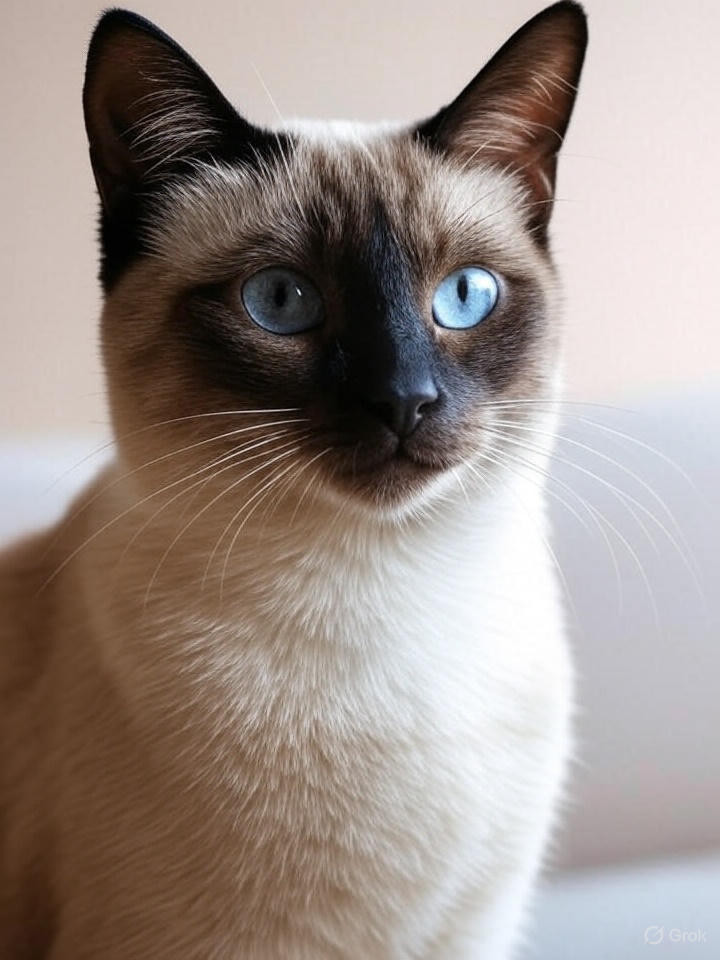
#> input picture Modern vs Classic Image Processing/assets/Image.jpeg, 720 x 960 px
$ jupyter execute Modern.ipynb   (older library calls are emulated)
#> lines starting #> are read from the running program, lines starting #| are printed output that depends on the picture
#> in setUp, `cv2.imwrite(self.tmpfile_name, cv2.cvtColor(self.img, cv2.COLOR_RGB2BG..`:
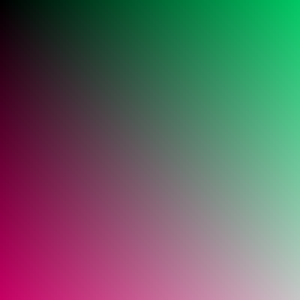
#> saved as tmpvab5xrq6.png: shape (100, 100, 3) (shown 3 times larger); mean B, G, R 99, 99, 99
# 🧠 Image Enhancement Using

This notebook demonstrates two complementary image enhancement methods:

1. **`enhance_image()`** – a **manual, fine-tuned** enhancement function
   (with customizable parameters like exposure, contrast, shadows, etc.)
2. **`enhance_auto_adaptive()`** – an **automatic adaptive enhancement** function
   (using gamma correction, CLAHE, and light desaturation for natural results)

Both methods rely on:
- **OpenCV (`cv2`)** for image processing
- **NumPy (`np`)** for numerical operations
- **Matplotlib (`plt`)** for visual comparison

[cell 1]
import cv2
import numpy as np
from matplotlib import pyplot as plt

[cell 2]
import unittest
import tempfile
import os

## ⚙️ Enhance Image(): Fine-Tuned Manual Enhancement
### 🧩 Function Overview

The `enhance_image()` function allows full control over the image’s tonal, color, and detail properties. Each parameter ranges from -100 to +100, giving a wide range of creative control.

### 🔬 Key Processing Steps

- **Load and Normalize Image**
  Converts from BGR to RGB and normalizes pixel values to a 0–1 range for accurate arithmetic operations.

- **Parameter Normalization**
  Each adjustment value is rescaled to internal numerical ranges.

- **Tone Adjustments**
  Exposure & Brightness adjust global light levels.
  Highlights & Shadows rebalance bright and dark regions.
  Brilliance enhances midtones with a Gaussian mask.
  Black Point defines deeper blacks for contrast depth.

- **Color Adjustments**
  Saturation & Vibrance control color intensity.
  Warmth adjusts color temperature toward blue/orange.
  Tint balances green–magenta tones.

- **Detail Enhancements**
  Sharpening applies a high-boost kernel.
  Blur smooths or softens the image with Gaussian blur.

- **Final Clipping**
  Ensures all pixel values are within valid range.

[cell 3]
def enhance_image(
    img_path,
    exposure=0, brilliance=0, highlights=0, shadows=0, contrast=0,
    brightness=0, black_point=0, saturation=0, vibrance=0,
    warmth=0, tint=0, sharpening=0, blur=0
):
#> called with exposure = 0, brilliance = 0, highlights = 0, shadows = 0, contrast = -50, brightness = 0, black_point = 0, saturation = 0
    img = cv2.imread(img_path)
    img = cv2.cvtColor(img, cv2.COLOR_BGR2RGB).astype(np.float32) / 255.0

    # If all values are zero → return original (no change)
    if all(v == 0 for v in [
        exposure, brilliance, highlights, shadows, contrast, brightness,
        black_point, saturation, vibrance, warmth, tint, sharpening, blur
    ]):
        return img

    # --- Normalize parameters ---
    exposure /= 100.0
    brilliance /= 100.0
    highlights /= 100.0
    shadows /= 100.0
    contrast = 1.0 + (contrast / 100.0)
    brightness /= 100.0
    black_point = np.clip(black_point, -100, 100)
    black_point = (black_point + 100) / 200.0 * 100
    saturation = 1.0 + (saturation / 100.0)
    vibrance = 1.0 + (vibrance / 100.0)
    warmth /= 100.0
    tint /= 100.0
    sharpening = np.clip(sharpening / 100.0, 0, 1.0)
    blur = max(0, abs(blur) / 20.0 * 5.0)

    # --- Optional grayscale normalization ---
    if abs(exposure) > 0.001 or abs(contrast - 1.0) > 0.001 or abs(brightness) > 0.001:
        gray = cv2.cvtColor((img*255).astype(np.uint8), cv2.COLOR_RGB2GRAY)
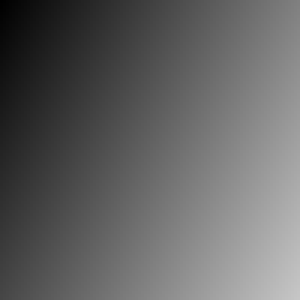
#> gray: shape (100, 100) (shown 3 times larger); min 0, max 198, mean 99
        gray_norm = cv2.equalizeHist(gray)
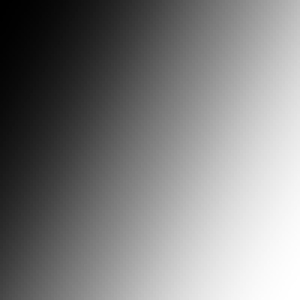
#> gray_norm: shape (100, 100) (shown 3 times larger); min 0, max 255, mean 128.3
        norm_factor = gray_norm.mean() / 128
#> norm_factor = 1
        img = np.clip(img * norm_factor, 0, 1)

    # --- Apply tonal and color adjustments ---
    img = np.clip(img + exposure + brightness, 0, 1)
    img = np.clip((img - 0.5) * contrast + 0.5, 0, 1)
    img = np.clip(img + highlights * (img - img.mean()), 0, 1)
    img = np.clip(img + shadows * (0.5 - img), 0, 1)

    brilliance_mask = np.exp(-((img - 0.5)**2) / 0.1)
    img = np.clip(img + brilliance * brilliance_mask, 0, 1)

    img = np.clip((img - black_point / 255.0) / (1 - black_point / 255.0), 0, 1)

    hsv = cv2.cvtColor((img * 255).astype(np.uint8), cv2.COLOR_RGB2HSV).astype(np.float32)
    mean_sat = np.mean(hsv[:,:,1])
#> mean_sat = 103.8
    hsv[:,:,1] = np.clip(hsv[:,:,1] * saturation, 0, 255)
    hsv[:,:,1] = np.clip(hsv[:,:,1] + (vibrance - 1) * (mean_sat - hsv[:,:,1]), 0, 255)
    img = cv2.cvtColor(hsv.astype(np.uint8), cv2.COLOR_HSV2RGB).astype(np.float32) / 255.0

    img[:,:,0] = np.clip(img[:,:,0] * (1 - 0.2*warmth), 0, 1)
    img[:,:,2] = np.clip(img[:,:,2] * (1 + 0.2*warmth), 0, 1)
    img[:,:,1] = np.clip(img[:,:,1] * (1 - 0.3*tint), 0, 1)
    img[:,:,0] = np.clip(img[:,:,0] * (1 + 0.3*tint), 0, 1)

    # --- Unsharp Mask sharpening ---
    if sharpening > 0:
        img_8u = np.uint8(np.clip(img * 255, 0, 255))
        blurred = cv2.GaussianBlur(img_8u, (0, 0), sigmaX=1.0)
        sharpened = cv2.addWeighted(img_8u, 1 + sharpening, blurred, -sharpening, 0)
        img = np.clip(sharpened.astype(np.float32) / 255.0, 0, 1)

    if blur > 0:
        img = cv2.GaussianBlur(img, (0, 0), blur)

    return np.clip(img, 0, 1)

[cell 4]
class TestEnhanceImage(unittest.TestCase):
    def setUp(self):
        # --- Create synthetic test image (gradient color) ---
        self.img = np.zeros((100, 100, 3), dtype=np.uint8)
        for i in range(100):
            for j in range(100):
                self.img[i, j] = [i * 2 % 255, j * 2 % 255, (i + j) % 255]

        # --- Save to temp file ---
        tmp = tempfile.NamedTemporaryFile(suffix=".png", delete=False)
        tmp.close()
        self.tmpfile_name = tmp.name
        cv2.imwrite(self.tmpfile_name, cv2.cvtColor(self.img, cv2.COLOR_RGB2BGR))

    def tearDown(self):
        # --- Cleanup temp file ---
        try:
            os.remove(self.tmpfile_name)
        except FileNotFoundError:
            pass

    def test_output_shape_and_type(self):
        enhanced = enhance_image(self.tmpfile_name)
        self.assertEqual(enhanced.shape, self.img.shape)
        self.assertTrue(isinstance(enhanced, np.ndarray))

    def test_value_range(self):
        enhanced = enhance_image(self.tmpfile_name)
        self.assertTrue(np.all(enhanced >= 0) and np.all(enhanced <= 1))

    def test_exposure_increase(self):
        low = enhance_image(self.tmpfile_name, exposure=-50)
        high = enhance_image(self.tmpfile_name, exposure=50)
        self.assertTrue(np.mean(high) > np.mean(low), "Exposure +50 should make image brighter")

    def test_contrast_increase(self):
        low = enhance_image(self.tmpfile_name, contrast=-50)
        high = enhance_image(self.tmpfile_name, contrast=50)
#> call 4 of enhance_image, with exposure = 50, brilliance = 0, highlights = 0, shadows = 0, contrast = 0, brightness = 0, black_point = 0, saturation = 0
#> in enhance_image (call 4), `hsv = cv2.cvtColor((img * 255).astype(np.uint8), cv2.COLOR_RGB2HSV).as..`:
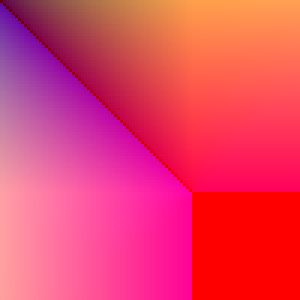
#> hsv: shape (100, 100, 3) float32 (shown 3 times larger); mean B, G, R 103.7, 63.7, 232.9
#> in enhance_image (call 4), `mean_sat = np.mean(hsv[:,:,1])`: mean_sat = 63.71
        self.assertTrue(np.std(high) > np.std(low), "Higher contrast should increase intensity difference")

    def test_saturation_increase(self):
        low = enhance_image(self.tmpfile_name, saturation=-50)
#> in enhance_image (call 6), `brilliance_mask = np.exp(-((img - 0.5)**2) / 0.1)`:
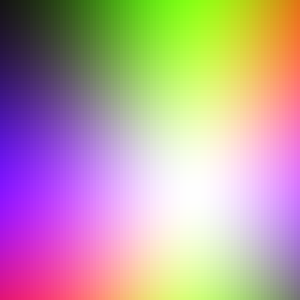
#> brilliance_mask: shape (100, 100, 3) float32 (shown 3 times larger); mean B, G, R 0.631, 0.631, 0.744
#> in enhance_image (call 6), `hsv = cv2.cvtColor((img * 255).astype(np.uint8), cv2.COLOR_RGB2HSV).as..`:
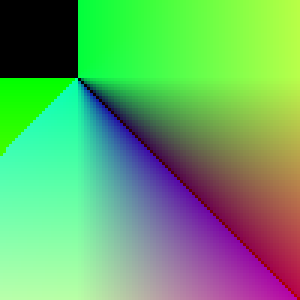
#> hsv: shape (100, 100, 3) float32 (shown 3 times larger); mean B, G, R 105.1, 167.4, 103.3
#> in enhance_image (call 6), `mean_sat = np.mean(hsv[:,:,1])`: mean_sat = 167.4
#> in enhance_image (call 6), `hsv[:,:,1] = np.clip(hsv[:,:,1] * saturation, 0, 255)`:
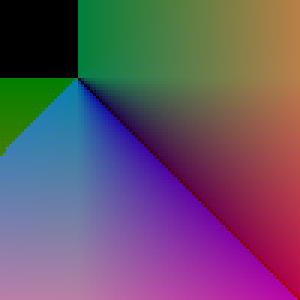
#> hsv: shape (100, 100, 3) float32 (shown 3 times larger); mean B, G, R 105.1, 83.7, 103.3
        high = enhance_image(self.tmpfile_name, saturation=50)
#> in enhance_image (call 7), `hsv[:,:,1] = np.clip(hsv[:,:,1] * saturation, 0, 255)`:
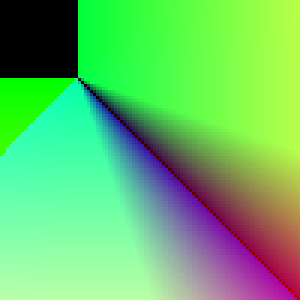
#> hsv: shape (100, 100, 3) float32 (shown 3 times larger); mean B, G, R 105.1, 190.8, 103.3
#> in enhance_image (call 7), `img = cv2.cvtColor(hsv.astype(np.uint8), cv2.COLOR_HSV2RGB).astype(np...`:
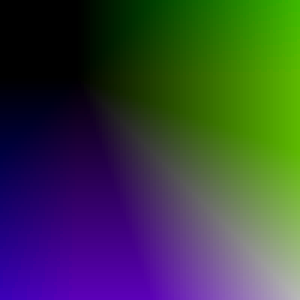
#> img: shape (100, 100, 3) float32 (shown 3 times larger); mean B, G, R 0.247, 0.247, 0.224
        self.assertTrue(np.std(high[...,1]) > np.std(low[...,1]), "Higher saturation should make colors more vivid")

    def test_warmth_effect(self):
        cool = enhance_image(self.tmpfile_name, warmth=-50)
        warm = enhance_image(self.tmpfile_name, warmth=50)
        # Warm image should have higher red mean
        self.assertTrue(np.mean(warm[...,0]) < np.mean(warm[...,2]), "Warmth +50 should increase red tones")

    def test_sharpening_effect(self):
        soft = enhance_image(self.tmpfile_name, sharpening=0)
        sharp = enhance_image(self.tmpfile_name, sharpening=100)
        # Sharpening should increase edge variance
        lap_soft = cv2.Laplacian((soft * 255).astype(np.uint8), cv2.CV_64F).var()
#> lap_soft = 0.267
        lap_sharp = cv2.Laplacian((sharp * 255).astype(np.uint8), cv2.CV_64F).var()
#> lap_sharp = 17.42
        self.assertTrue(lap_sharp > lap_soft, "Sharpening should make image edges more pronounced")

# --- Run unittests directly inside Jupyter ---
unittest.TextTestRunner(verbosity=2).run(unittest.TestLoader().loadTestsFromTestCase(TestEnhanceImage))

[cell 5]
# Read original image
img_path = "assets/Image.jpeg"
original = cv2.imread(img_path)
#> original is the input picture: shape (960, 720, 3); mean B, G, R 138.4, 144.1, 155.9
original = cv2.cvtColor(original, cv2.COLOR_BGR2RGB)

# Apply enhancement
enhanced = enhance_image(
    img_path,
    exposure=1,
    brilliance=1,
    highlights=-1,
    shadows=1,
    contrast=1,
    brightness=1,
    black_point=1,
    saturation=1,
    vibrance=1,
    warmth=1,
    tint=1,
    sharpening=1,
    blur=1
)
#> in enhance_image (call 13), `gray_norm = cv2.equalizeHist(gray)`:
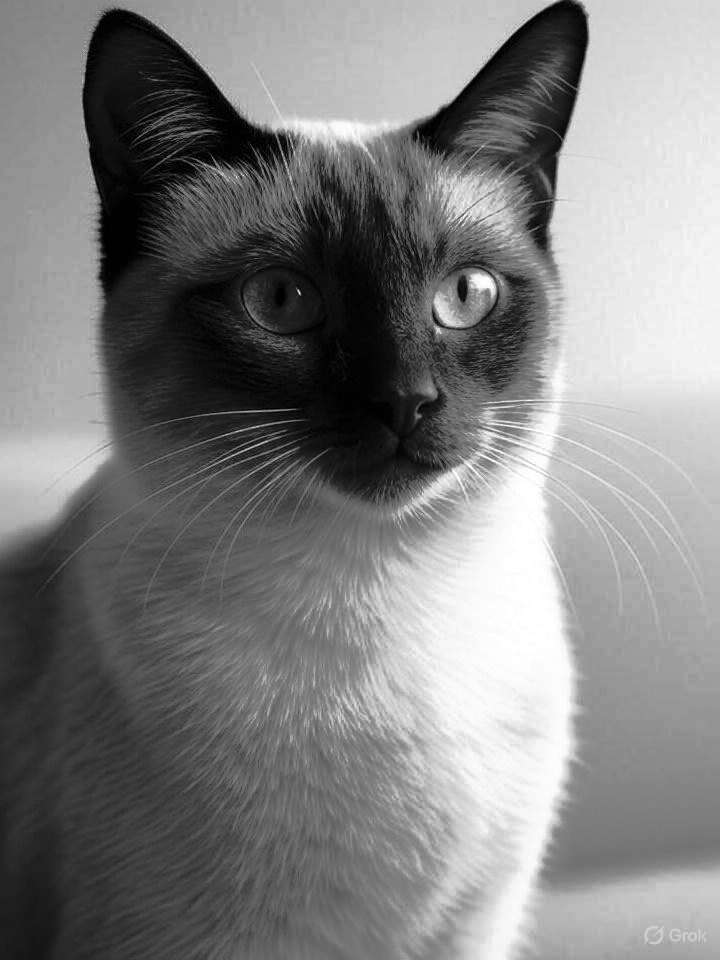
#> gray_norm: shape (960, 720); min 0, max 255, mean 128.1
#> in enhance_image (call 13), `mean_sat = np.mean(hsv[:,:,1])`: mean_sat = 74.22

# Show side-by-side comparison
plt.figure(figsize=(14, 7))
plt.subplot(1, 2, 1)
plt.imshow(original)
plt.title("Original Image")
plt.axis("off")

plt.subplot(1, 2, 2)
plt.imshow(enhanced)
plt.title("Enhanced & Balanced Image")
plt.axis("off")

plt.show()

## ⚙️ Enhance General Image(): Automatic Adaptive Enhancement
### 🧠 Explanation of Each Step

- **Gamma Correction**
  Softens harsh highlights and brightens midtones slightly.

- **CLAHE**
  Applies Contrast Limited Adaptive Histogram Equalization for balanced local contrast.

- **Slight Desaturation**
  Reduces color saturation by ~10% to maintain natural tones after enhancement.

- **Visualization**
  Displays original vs. enhanced image side-by-side using Matplotlib.

[cell 6]
def enhance_auto_adaptive(img_path):
    # Load image
    img = cv2.imread(img_path)
    img = cv2.cvtColor(img, cv2.COLOR_BGR2RGB)

    # --- Step 1: Gamma correction (soften highlights) ---
    gamma = 1.1
    img_gamma = np.power(img / 255.0, gamma)
    img_gamma = np.uint8(np.clip(img_gamma * 255, 0, 255))

    # --- Step 2: CLAHE (Contrast Limited Adaptive Histogram Equalization) ---
    lab = cv2.cvtColor(img_gamma, cv2.COLOR_RGB2LAB)
    l, a, b = cv2.split(lab)
    clahe = cv2.createCLAHE(clipLimit=2.0, tileGridSize=(8, 8))
    l_eq = clahe.apply(l)
    lab_eq = cv2.merge((l_eq, a, b))
    img_clahe = cv2.cvtColor(lab_eq, cv2.COLOR_LAB2RGB)

    # --- Step 3: Slight desaturation ---
    hsv = cv2.cvtColor(img_clahe, cv2.COLOR_RGB2HSV)
    hsv[..., 1] = np.clip(hsv[..., 1] * 0.9, 0, 255)
    img_final = cv2.cvtColor(hsv, cv2.COLOR_HSV2RGB)

    # Show result
    plt.figure(figsize=(15,5))
    plt.subplot(1,2,1); plt.imshow(img); plt.title("Original")
    plt.subplot(1,2,2); plt.imshow(img_final); plt.title("Enhanced (Balanced)")
    plt.show()

    return img_final

[cell 7]
class TestEnhanceGeneralImage(unittest.TestCase):
    def setUp(self):
        # --- Create synthetic test image ---
        self.img = np.zeros((100, 100, 3), dtype=np.uint8)
        for i in range(100):
            for j in range(100):
                self.img[i, j] = [i * 2 % 255, j * 3 % 255, (i + j) % 255]

        # --- Save to temp file ---
        tmp = tempfile.NamedTemporaryFile(suffix=".png", delete=False)
        tmp.close()
        self.tmpfile_name = tmp.name
        cv2.imwrite(self.tmpfile_name, cv2.cvtColor(self.img, cv2.COLOR_RGB2BGR))

    def tearDown(self):
        try:
            os.remove(self.tmpfile_name)
        except FileNotFoundError:
            pass

    def test_output_shape_and_type(self):
        enhanced = enhance_general_image(self.tmpfile_name)
        self.assertEqual(enhanced.shape, self.img.shape)
        self.assertTrue(isinstance(enhanced, np.ndarray))

    def test_output_range(self):
        enhanced = enhance_general_image(self.tmpfile_name)
        self.assertTrue(np.all(enhanced >= 0) and np.all(enhanced <= 255))

    def test_gamma_brightness(self):
        """Gamma correction should slightly brighten midtones."""
        original = cv2.cvtColor(cv2.imread(self.tmpfile_name), cv2.COLOR_BGR2RGB)
        enhanced = enhance_general_image(self.tmpfile_name)
        self.assertTrue(np.mean(enhanced) > np.mean(original) * 0.9,
                        "Gamma correction should not make the image darker")

    def test_contrast_increase(self):
        """CLAHE should increase local contrast."""
        original = cv2.cvtColor(cv2.imread(self.tmpfile_name), cv2.COLOR_BGR2RGB)
        enhanced = enhance_general_image(self.tmpfile_name)
        contrast_original = np.std(cv2.cvtColor(original, cv2.COLOR_RGB2GRAY))
        contrast_enhanced = np.std(cv2.cvtColor(enhanced, cv2.COLOR_RGB2GRAY))
        self.assertTrue(contrast_enhanced >= contrast_original * 0.9,
                        "CLAHE should increase or preserve local contrast")

    def test_saturation_reduction(self):
        """Final step reduces saturation slightly."""
        original = cv2.cvtColor(cv2.imread(self.tmpfile_name), cv2.COLOR_BGR2HSV)
        enhanced = cv2.cvtColor(enhance_general_image(self.tmpfile_name), cv2.COLOR_RGB2HSV)
        sat_orig = np.mean(original[..., 1])
        sat_enh = np.mean(enhanced[..., 1])
        self.assertTrue(sat_enh <= sat_orig, "Desaturation should slightly reduce saturation")

unittest.TextTestRunner(verbosity=2).run(unittest.TestLoader().loadTestsFromTestCase(TestEnhanceGeneralImage))

[cell 8]
img_path = "assets/Image.jpeg"

original = cv2.imread(img_path)
original = cv2.cvtColor(original, cv2.COLOR_BGR2RGB)

enhanced = enhance_auto_adaptive(img_path)
